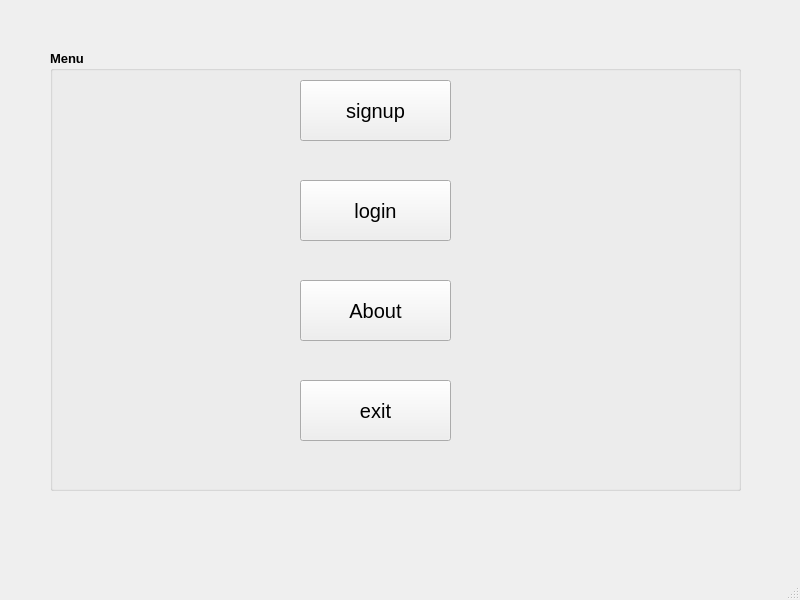
<?xml version="1.0" encoding="UTF-8"?>
<ui version="4.0">
 <class>MainWindow</class>
 <widget class="QMainWindow" name="MainWindow">
  <property name="geometry">
   <rect>
    <x>0</x>
    <y>0</y>
    <width>800</width>
    <height>600</height>
   </rect>
  </property>
  <property name="windowTitle">
   <string>Twitterak</string>
  </property>
  <widget class="QWidget" name="centralwidget">
   <widget class="QPushButton" name="signup_btn">
    <property name="geometry">
     <rect>
      <x>300</x>
      <y>80</y>
      <width>151</width>
      <height>61</height>
     </rect>
    </property>
    <property name="font">
     <font>
      <pointsize>15</pointsize>
     </font>
    </property>
    <property name="styleSheet">
     <string notr="true"/>
    </property>
    <property name="text">
     <string>signup</string>
    </property>
   </widget>
   <widget class="QPushButton" name="login_btn">
    <property name="geometry">
     <rect>
      <x>300</x>
      <y>180</y>
      <width>151</width>
      <height>61</height>
     </rect>
    </property>
    <property name="font">
     <font>
      <pointsize>15</pointsize>
     </font>
    </property>
    <property name="styleSheet">
     <string notr="true"/>
    </property>
    <property name="text">
     <string>login</string>
    </property>
   </widget>
   <widget class="QPushButton" name="btn_about">
    <property name="geometry">
     <rect>
      <x>300</x>
      <y>280</y>
      <width>151</width>
      <height>61</height>
     </rect>
    </property>
    <property name="font">
     <font>
      <pointsize>15</pointsize>
     </font>
    </property>
    <property name="styleSheet">
     <string notr="true"/>
    </property>
    <property name="text">
     <string>About</string>
    </property>
   </widget>
   <widget class="QPushButton" name="exit_btn">
    <property name="geometry">
     <rect>
      <x>300</x>
      <y>380</y>
      <width>151</width>
      <height>61</height>
     </rect>
    </property>
    <property name="font">
     <font>
      <pointsize>15</pointsize>
     </font>
    </property>
    <property name="styleSheet">
     <string notr="true"/>
    </property>
    <property name="text">
     <string>exit</string>
    </property>
   </widget>
   <widget class="QGroupBox" name="groupBox">
    <property name="geometry">
     <rect>
      <x>50</x>
      <y>50</y>
      <width>691</width>
      <height>441</height>
     </rect>
    </property>
    <property name="font">
     <font>
      <pointsize>10</pointsize>
      <weight>75</weight>
      <bold>true</bold>
     </font>
    </property>
    <property name="title">
     <string>Menu</string>
    </property>
   </widget>
   <zorder>groupBox</zorder>
   <zorder>signup_btn</zorder>
   <zorder>login_btn</zorder>
   <zorder>btn_about</zorder>
   <zorder>exit_btn</zorder>
  </widget>
  <widget class="QStatusBar" name="statusbar"/>
  <widget class="QMenuBar" name="menuBar">
   <property name="geometry">
    <rect>
     <x>0</x>
     <y>0</y>
     <width>800</width>
     <height>26</height>
    </rect>
   </property>
  </widget>
 </widget>
 <resources/>
 <connections/>
</ui>
